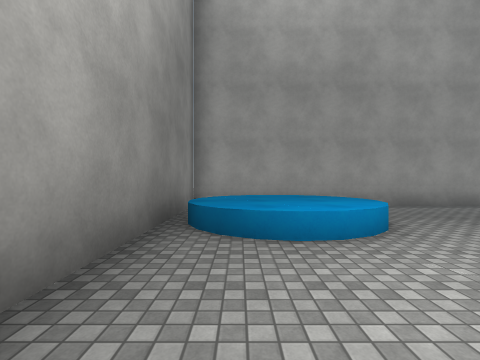
view 1 (above)

12 first-person views from a walk through a scene from a Unity 3-D project. The camera is 1.4 m above the floor, looks level and sees 85° across. The floor is counted in squares, 2 m on a side. Each view is taken from the middle of a square. On the plan, view 1 faces up. The plan holds only what a view shows up to about 9 squares ahead; the rest is blank. The place goes on beyond the plan. The player is left out. Surface patterns are stand-ins for the level's own textures.

view 2
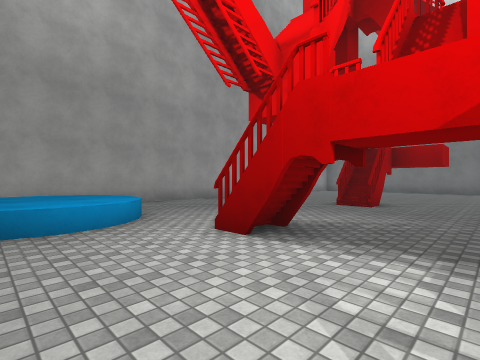

view 3
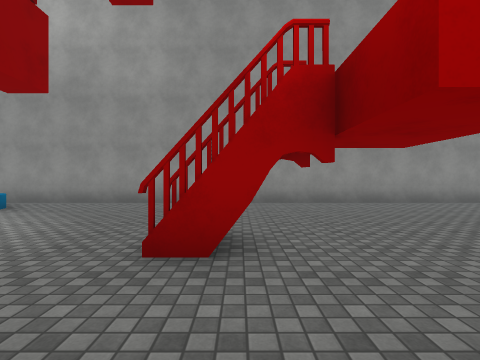

view 4
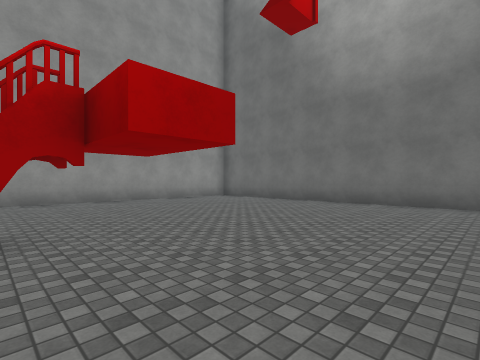

view 5
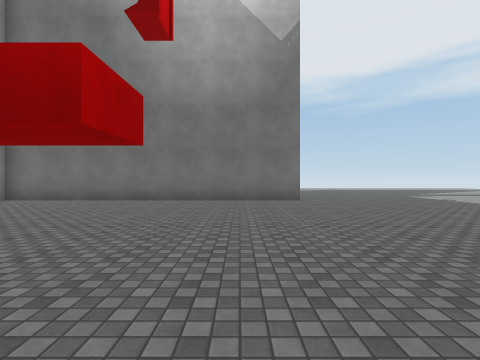

view 6
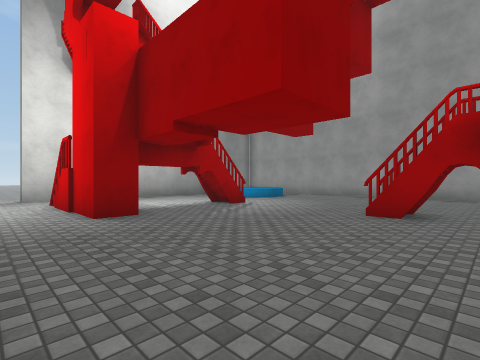

view 7
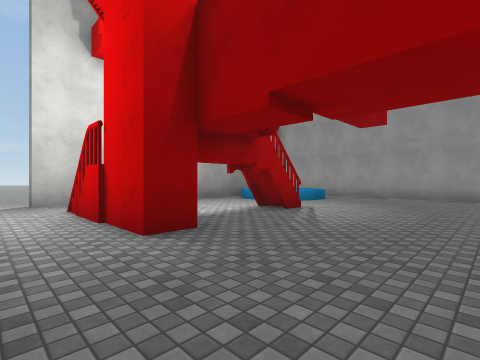

view 8
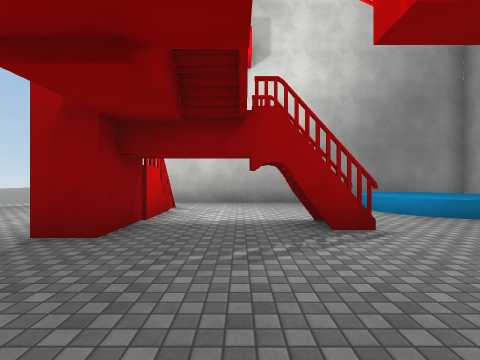

view 9
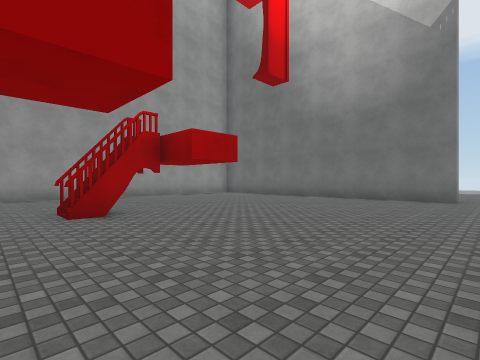

view 10
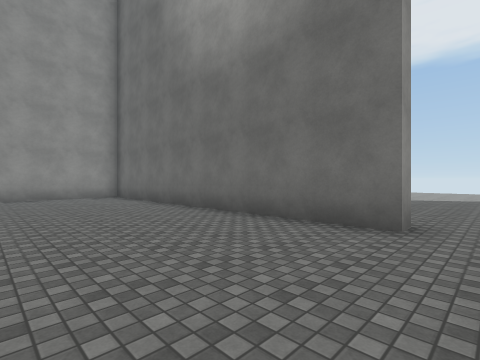

view 11
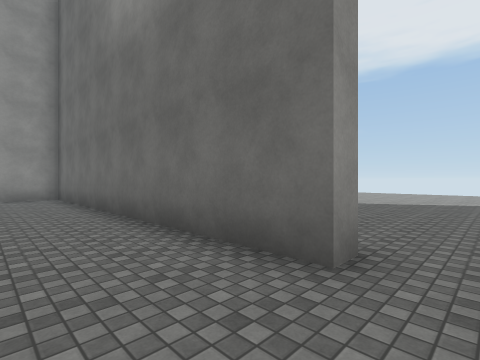

view 12
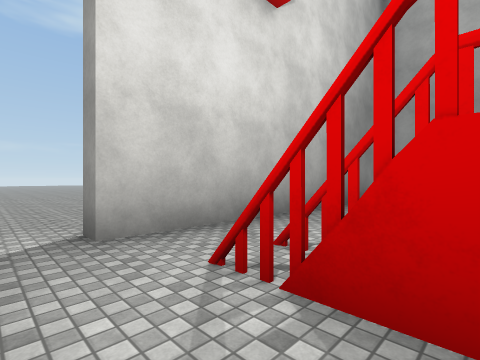

### Floor plan
Key: @ floor where view 1 was taken; # wall or solid block; . floor; ^ raised ledge.
Columns run from 8 left of view 1 to 24 right of it. Each row starts with its distance up from view 1.
  7        ##################
  6        #^^..............#
  5       ##^^^.............#
  4       #.^^^.............#
  3       #..^..............#
  2       #.........#.......#
  1       #....#............#
  0       #.@...............#
 -1       #.................#    ...
 -2 ....  #..###............# .......
 -3 ......#.................#........
 -4  ...............................

Positions as (right, up) in squares from view 1, and headings:
1: (0, 0), facing up
2: (0, -1), facing up-right
3: (8, -1), facing up
4: (8, -2), facing up-right
5: (7, -1), facing right
6: (9, -4), facing up-left
7: (7, -4), facing up-left
8: (7, 0), facing left
9: (6, -4), facing up-right
10: (12, -4), facing up-right
11: (14, -4), facing up-right
12: (2, -4), facing up-left
